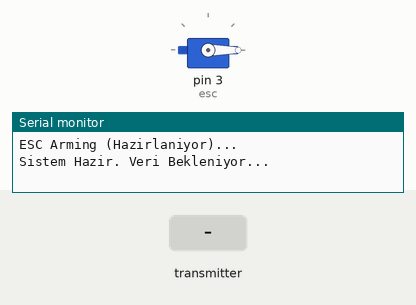
This sketch was run on a simulated Arduino Uno, built with avr-gcc and run on an emulated ATmega328P. On the bench: servo, the last lines printed to the serial monitor. The test bench sets the inputs (shaded band). No radio packets arrive unless stated.

Above: at 4.2 s.
4.3 s: the transmitter starts sending throttle_value = 64
At 5.0 s:
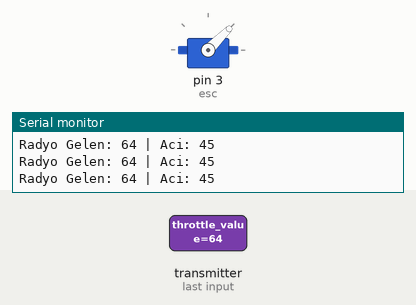
5.8 s: the transmitter starts sending throttle_value = 128
At 6.1 s:
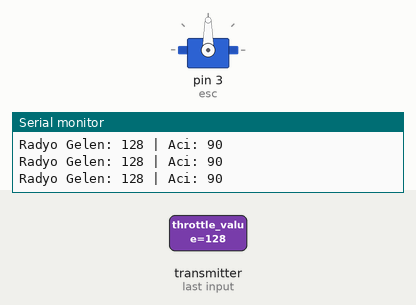
7.3 s: the transmitter starts sending throttle_value = 255
At 8.4 s:
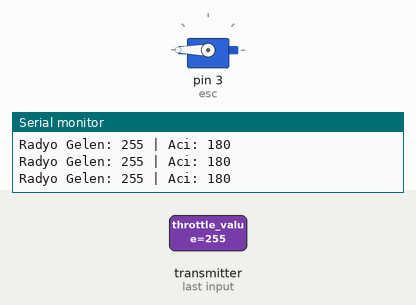
8.8 s: the transmitter starts sending throttle_value = 0
At 9.5 s:
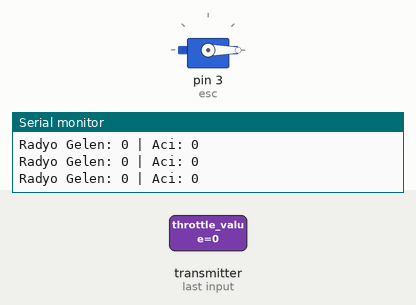
Timing chart, 0 to 11.3 s (numbered marks = the images above; inputs shaded):
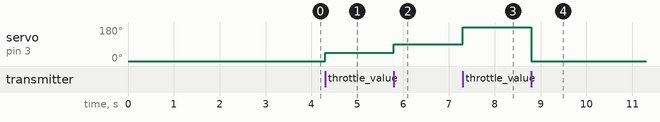

Measured:
- after the input at 4.3 s, servo on pin 3 (esc): 0° → 45° at once
- after the input at 5.8 s, servo on pin 3 (esc): 45° → 90° at once
- after the input at 7.3 s, servo on pin 3 (esc): 90° → 180° at once
- after the input at 8.8 s, servo on pin 3 (esc): 180° → 0° at once

The sketch:

Receiver_RX.ino
```cpp
#include <SPI.h>
#include "RF24.h"
#include <Servo.h>

// --- DÜZELTME BURADA ---
// Senin bağlantıların: CE -> 9, CSN -> 10
RF24 radio(9, 10);

Servo esc;
const byte address[6] = "00001";

struct JoystickData {
  byte throttle_value;
  byte y_aux_value;
};

JoystickData data;
unsigned long lastRecvTime = 0;

void setup() {
  Serial.begin(9600);

  esc.attach(3, 700, 2000); // ESC Sinyal D3

  Serial.println("ESC Arming (Hazirlaniyor)...");
  esc.write(0);
  delay(3000);

  if (!radio.begin()) {
    Serial.println(F("Radyo HATASI! Baglantilari kontrol et."));
    while (1);
  }

  radio.setPALevel(RF24_PA_MIN);
  radio.setDataRate(RF24_1MBPS);
  radio.openReadingPipe(0, address);
  radio.startListening();

  Serial.println(F("Sistem Hazir. Veri Bekleniyor..."));
}

void loop() {
  if (radio.available()) {
    radio.read(&data, sizeof(data));
    lastRecvTime = millis();

    int motor_power = map(data.throttle_value, 0, 255, 0, 180);
    esc.write(motor_power);

    // Debug
    Serial.print("Radyo Gelen: ");
    Serial.print(data.throttle_value);
    Serial.print(" | Aci: ");
    Serial.println(motor_power);
  }

  unsigned long now = millis();
  if ( now - lastRecvTime > 1000 ) {
    esc.write(0);
  }
}
```
